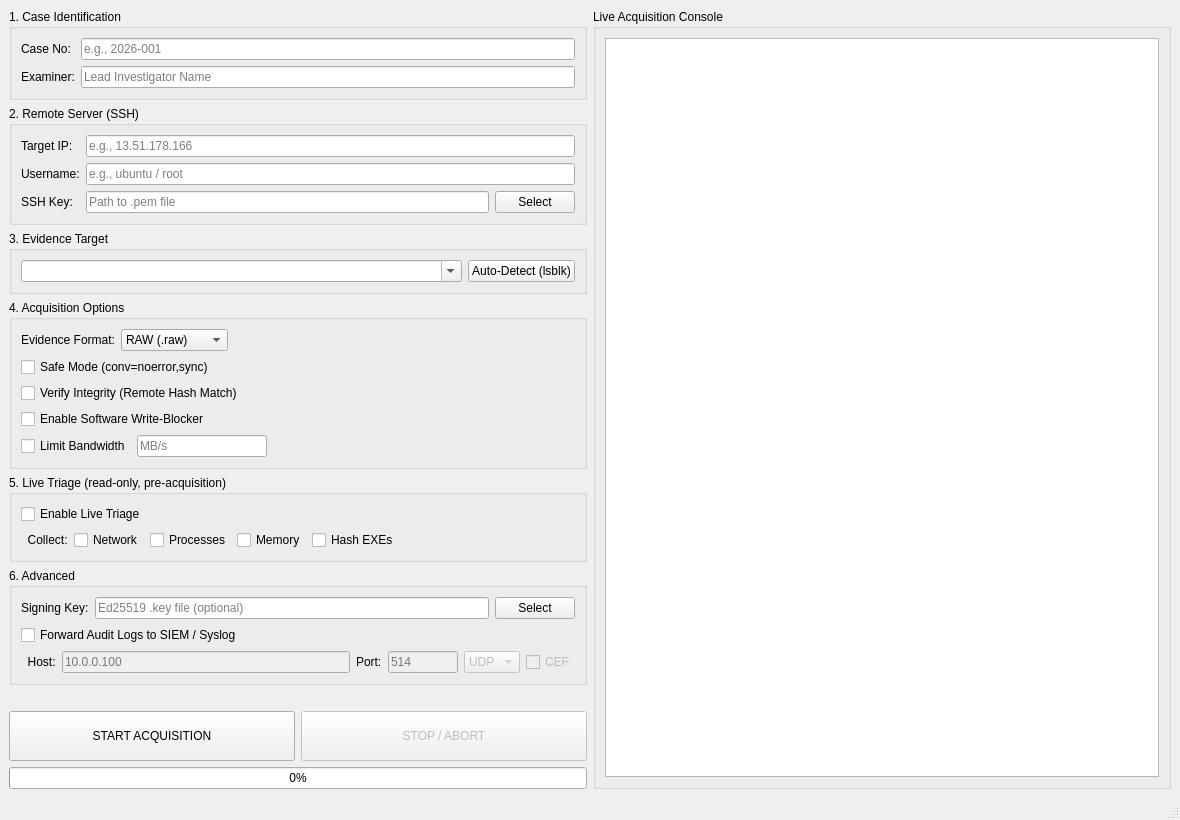
<?xml version="1.0" encoding="UTF-8"?>
<ui version="4.0">
 <class>MainWindow</class>
 <widget class="QMainWindow" name="MainWindow">
  <property name="geometry">
   <rect>
    <x>0</x>
    <y>0</y>
    <width>1180</width>
    <height>820</height>
   </rect>
  </property>
  <property name="windowTitle">
   <string>Remote Forensic Imager</string>
  </property>
  <widget class="QWidget" name="centralwidget">
   <layout class="QHBoxLayout" name="horizontalLayout">

    <item>
     <layout class="QVBoxLayout" name="verticalLayout_left">

      <!-- 1. Case Identification -->
      <item>
       <widget class="QGroupBox" name="groupBox_case">
        <property name="title"><string>1. Case Identification</string></property>
        <layout class="QFormLayout" name="formLayout_case">
         <item row="0" column="0"><widget class="QLabel" name="label"><property name="text"><string>Case No:</string></property></widget></item>
         <item row="0" column="1">
          <widget class="QLineEdit" name="txt_caseno">
           <property name="placeholderText"><string>e.g., 2026-001</string></property>
          </widget>
         </item>
         <item row="1" column="0"><widget class="QLabel" name="label_2"><property name="text"><string>Examiner:</string></property></widget></item>
         <item row="1" column="1">
          <widget class="QLineEdit" name="txt_examiner">
           <property name="placeholderText"><string>Lead Investigator Name</string></property>
          </widget>
         </item>
        </layout>
       </widget>
      </item>

      <!-- 2. Remote Server (SSH) -->
      <item>
       <widget class="QGroupBox" name="groupBox_server">
        <property name="title"><string>2. Remote Server (SSH)</string></property>
        <layout class="QFormLayout" name="formLayout_server">
         <item row="0" column="0"><widget class="QLabel" name="label_3"><property name="text"><string>Target IP:</string></property></widget></item>
         <item row="0" column="1">
          <widget class="QLineEdit" name="txt_ip">
           <property name="placeholderText"><string>e.g., 13.51.178.166</string></property>
          </widget>
         </item>
         <item row="1" column="0"><widget class="QLabel" name="label_4"><property name="text"><string>Username:</string></property></widget></item>
         <item row="1" column="1">
          <widget class="QLineEdit" name="txt_user">
           <property name="placeholderText"><string>e.g., ubuntu / root</string></property>
          </widget>
         </item>
         <item row="2" column="0"><widget class="QLabel" name="label_5"><property name="text"><string>SSH Key:</string></property></widget></item>
         <item row="2" column="1">
          <layout class="QHBoxLayout" name="horizontalLayout_key">
           <item>
            <widget class="QLineEdit" name="txt_key">
             <property name="placeholderText"><string>Path to .pem file</string></property>
            </widget>
           </item>
           <item><widget class="QPushButton" name="btn_file"><property name="text"><string>Select</string></property></widget></item>
          </layout>
         </item>
        </layout>
       </widget>
      </item>

      <!-- 3. Evidence Target -->
      <item>
       <widget class="QGroupBox" name="groupBox_disk">
        <property name="title"><string>3. Evidence Target</string></property>
        <layout class="QVBoxLayout" name="verticalLayout_disk">
         <item>
          <layout class="QHBoxLayout" name="horizontalLayout_disk">
           <item>
            <widget class="QComboBox" name="cmb_disk">
             <property name="sizePolicy">
              <sizepolicy hsizetype="Expanding" vsizetype="Fixed">
               <horstretch>0</horstretch>
               <verstretch>0</verstretch>
              </sizepolicy>
             </property>
             <property name="editable"><bool>true</bool></property>
            </widget>
           </item>
           <item><widget class="QPushButton" name="btn_discover"><property name="text"><string>Auto-Detect (lsblk)</string></property></widget></item>
          </layout>
         </item>
        </layout>
       </widget>
      </item>

      <!-- 4. Acquisition Options -->
      <item>
       <widget class="QGroupBox" name="groupBox_options">
        <property name="title"><string>4. Acquisition Options</string></property>
        <layout class="QVBoxLayout" name="verticalLayout_options">

         <!-- Format -->
         <item>
          <layout class="QHBoxLayout" name="horizontalLayout_format">
           <item><widget class="QLabel" name="label_format"><property name="text"><string>Evidence Format:</string></property></widget></item>
           <item>
            <widget class="QComboBox" name="cmb_format">
             <item><property name="text"><string>RAW (.raw)</string></property></item>
             <item><property name="text"><string>E01 (EnCase)</string></property></item>
             <item><property name="text"><string>AFF4</string></property></item>
            </widget>
           </item>
           <item>
            <spacer name="horizontalSpacer_format">
             <property name="orientation"><enum>Qt::Horizontal</enum></property>
             <property name="sizeHint"><size><width>40</width><height>20</height></size></property>
            </spacer>
           </item>
          </layout>
         </item>

         <item><widget class="QCheckBox" name="chk_safety"><property name="text"><string>Safe Mode (conv=noerror,sync)</string></property></widget></item>
         <item><widget class="QCheckBox" name="chk_verify"><property name="text"><string>Verify Integrity (Remote Hash Match)</string></property><property name="toolTip"><string>Post-acquisition source hashing may mismatch on live disks; use snapshots/unmounted targets.</string></property></widget></item>
         <item><widget class="QCheckBox" name="chk_writeblock"><property name="text"><string>Enable Software Write-Blocker</string></property></widget></item>

         <!-- Throttle -->
         <item>
          <layout class="QHBoxLayout" name="horizontalLayout_throttle">
           <item><widget class="QCheckBox" name="chk_throttle"><property name="text"><string>Limit Bandwidth</string></property></widget></item>
           <item>
            <widget class="QLineEdit" name="txt_throttle">
             <property name="minimumSize"><size><width>100</width><height>0</height></size></property>
             <property name="maximumSize"><size><width>130</width><height>16777215</height></size></property>
             <property name="placeholderText"><string>MB/s</string></property>
            </widget>
           </item>
           <item>
            <spacer name="horizontalSpacer_throttle">
             <property name="orientation"><enum>Qt::Horizontal</enum></property>
             <property name="sizeHint"><size><width>40</width><height>20</height></size></property>
            </spacer>
           </item>
          </layout>
         </item>

        </layout>
       </widget>
      </item>

      <!-- 5. Live Triage -->
      <item>
       <widget class="QGroupBox" name="groupBox_triage">
        <property name="title"><string>5. Live Triage (read-only, pre-acquisition)</string></property>
        <layout class="QVBoxLayout" name="verticalLayout_triage">

         <item><widget class="QCheckBox" name="chk_triage"><property name="text"><string>Enable Live Triage</string></property></widget></item>

         <!-- Sub-options (enabled only when chk_triage checked) -->
         <item>
          <layout class="QHBoxLayout" name="horizontalLayout_triage_sub">
           <item><widget class="QLabel" name="label_triage_sub"><property name="text"><string>  Collect:</string></property></widget></item>
           <item><widget class="QCheckBox" name="chk_triage_network"><property name="text"><string>Network</string></property></widget></item>
           <item><widget class="QCheckBox" name="chk_triage_processes"><property name="text"><string>Processes</string></property></widget></item>
           <item><widget class="QCheckBox" name="chk_triage_memory"><property name="text"><string>Memory</string></property></widget></item>
           <item><widget class="QCheckBox" name="chk_triage_hash_exes"><property name="text"><string>Hash EXEs</string></property></widget></item>
           <item>
            <spacer name="horizontalSpacer_triage">
             <property name="orientation"><enum>Qt::Horizontal</enum></property>
             <property name="sizeHint"><size><width>40</width><height>20</height></size></property>
            </spacer>
           </item>
          </layout>
         </item>

        </layout>
       </widget>
      </item>

      <!-- 6. Advanced (Signing + SIEM) -->
      <item>
       <widget class="QGroupBox" name="groupBox_advanced">
        <property name="title"><string>6. Advanced</string></property>
        <layout class="QVBoxLayout" name="verticalLayout_advanced">

         <!-- Signing Key -->
         <item>
          <layout class="QHBoxLayout" name="horizontalLayout_signing">
           <item><widget class="QLabel" name="label_signing"><property name="text"><string>Signing Key:</string></property></widget></item>
           <item>
            <widget class="QLineEdit" name="txt_signing_key">
             <property name="placeholderText"><string>Ed25519 .key file (optional)</string></property>
            </widget>
           </item>
           <item><widget class="QPushButton" name="btn_signing_key"><property name="text"><string>Select</string></property></widget></item>
          </layout>
         </item>

         <!-- SIEM toggle -->
         <item><widget class="QCheckBox" name="chk_siem"><property name="text"><string>Forward Audit Logs to SIEM / Syslog</string></property></widget></item>

         <!-- SIEM fields -->
         <item>
          <layout class="QHBoxLayout" name="horizontalLayout_siem">
           <item><widget class="QLabel" name="label_siem_host"><property name="text"><string>  Host:</string></property></widget></item>
           <item>
            <widget class="QLineEdit" name="txt_siem_host">
             <property name="placeholderText"><string>10.0.0.100</string></property>
             <property name="enabled"><bool>false</bool></property>
            </widget>
           </item>
           <item><widget class="QLabel" name="label_siem_port"><property name="text"><string>Port:</string></property></widget></item>
           <item>
            <widget class="QLineEdit" name="txt_siem_port">
             <property name="maximumSize"><size><width>70</width><height>16777215</height></size></property>
             <property name="placeholderText"><string>514</string></property>
             <property name="enabled"><bool>false</bool></property>
            </widget>
           </item>
           <item>
            <widget class="QComboBox" name="cmb_siem_protocol">
             <property name="enabled"><bool>false</bool></property>
             <item><property name="text"><string>UDP</string></property></item>
             <item><property name="text"><string>TCP</string></property></item>
            </widget>
           </item>
           <item>
            <widget class="QCheckBox" name="chk_siem_cef">
             <property name="text"><string>CEF</string></property>
             <property name="enabled"><bool>false</bool></property>
             <property name="toolTip"><string>Use Common Event Format instead of RFC 5424</string></property>
            </widget>
           </item>
          </layout>
         </item>

        </layout>
       </widget>
      </item>

      <item>
       <spacer name="verticalSpacer">
        <property name="orientation"><enum>Qt::Vertical</enum></property>
        <property name="sizeHint"><size><width>20</width><height>10</height></size></property>
       </spacer>
      </item>

      <!-- Action Buttons -->
      <item>
       <layout class="QHBoxLayout" name="horizontalLayout_actions">
        <item>
         <widget class="QPushButton" name="btn_start">
          <property name="text"><string>START ACQUISITION</string></property>
          <property name="minimumSize"><size><width>0</width><height>50</height></size></property>
         </widget>
        </item>
        <item>
         <widget class="QPushButton" name="btn_stop">
          <property name="text"><string>STOP / ABORT</string></property>
          <property name="minimumSize"><size><width>0</width><height>50</height></size></property>
          <property name="enabled"><bool>false</bool></property>
         </widget>
        </item>
       </layout>
      </item>

      <item>
       <widget class="QProgressBar" name="progressBar">
        <property name="value"><number>0</number></property>
       </widget>
      </item>

     </layout>
    </item>

    <!-- Right: Console -->
    <item>
     <widget class="QGroupBox" name="groupBox_log">
      <property name="title"><string>Live Acquisition Console</string></property>
      <layout class="QVBoxLayout" name="verticalLayout_log">
       <item><widget class="QTextEdit" name="txt_log"/></item>
      </layout>
     </widget>
    </item>

   </layout>
  </widget>
  <widget class="QStatusBar" name="statusbar"/>
 </widget>
 <resources/>
 <connections/>
</ui>
